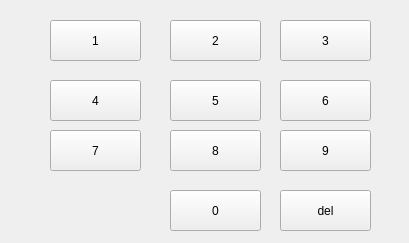
<?xml version="1.0" encoding="UTF-8"?>
<ui version="4.0">
 <class>KeyUI</class>
 <widget class="QWidget" name="KeyUI">
  <property name="geometry">
   <rect>
    <x>0</x>
    <y>0</y>
    <width>409</width>
    <height>243</height>
   </rect>
  </property>
  <property name="windowTitle">
   <string>Form</string>
  </property>
  <widget class="mypushbutton" name="pushButton_1">
   <property name="geometry">
    <rect>
     <x>50</x>
     <y>20</y>
     <width>91</width>
     <height>41</height>
    </rect>
   </property>
   <property name="focusPolicy">
    <enum>Qt::NoFocus</enum>
   </property>
   <property name="text">
    <string>1</string>
   </property>
  </widget>
  <widget class="mypushbutton" name="pushButton_2">
   <property name="geometry">
    <rect>
     <x>170</x>
     <y>20</y>
     <width>91</width>
     <height>41</height>
    </rect>
   </property>
   <property name="focusPolicy">
    <enum>Qt::NoFocus</enum>
   </property>
   <property name="text">
    <string>2</string>
   </property>
  </widget>
  <widget class="mypushbutton" name="pushButton_3">
   <property name="geometry">
    <rect>
     <x>280</x>
     <y>20</y>
     <width>91</width>
     <height>41</height>
    </rect>
   </property>
   <property name="focusPolicy">
    <enum>Qt::NoFocus</enum>
   </property>
   <property name="text">
    <string>3</string>
   </property>
  </widget>
  <widget class="mypushbutton" name="pushButton_4">
   <property name="geometry">
    <rect>
     <x>50</x>
     <y>80</y>
     <width>91</width>
     <height>41</height>
    </rect>
   </property>
   <property name="focusPolicy">
    <enum>Qt::NoFocus</enum>
   </property>
   <property name="text">
    <string>4</string>
   </property>
  </widget>
  <widget class="mypushbutton" name="pushButton_5">
   <property name="geometry">
    <rect>
     <x>170</x>
     <y>80</y>
     <width>91</width>
     <height>41</height>
    </rect>
   </property>
   <property name="focusPolicy">
    <enum>Qt::NoFocus</enum>
   </property>
   <property name="text">
    <string>5</string>
   </property>
  </widget>
  <widget class="mypushbutton" name="pushButton_6">
   <property name="geometry">
    <rect>
     <x>280</x>
     <y>80</y>
     <width>91</width>
     <height>41</height>
    </rect>
   </property>
   <property name="focusPolicy">
    <enum>Qt::NoFocus</enum>
   </property>
   <property name="text">
    <string>6</string>
   </property>
  </widget>
  <widget class="mypushbutton" name="pushButton_7">
   <property name="geometry">
    <rect>
     <x>50</x>
     <y>130</y>
     <width>91</width>
     <height>41</height>
    </rect>
   </property>
   <property name="focusPolicy">
    <enum>Qt::NoFocus</enum>
   </property>
   <property name="text">
    <string>7</string>
   </property>
  </widget>
  <widget class="mypushbutton" name="pushButton_8">
   <property name="geometry">
    <rect>
     <x>170</x>
     <y>130</y>
     <width>91</width>
     <height>41</height>
    </rect>
   </property>
   <property name="focusPolicy">
    <enum>Qt::NoFocus</enum>
   </property>
   <property name="text">
    <string>8</string>
   </property>
  </widget>
  <widget class="mypushbutton" name="pushButton_9">
   <property name="geometry">
    <rect>
     <x>280</x>
     <y>130</y>
     <width>91</width>
     <height>41</height>
    </rect>
   </property>
   <property name="focusPolicy">
    <enum>Qt::NoFocus</enum>
   </property>
   <property name="text">
    <string>9</string>
   </property>
  </widget>
  <widget class="mypushbutton" name="pushButton_0">
   <property name="geometry">
    <rect>
     <x>170</x>
     <y>190</y>
     <width>91</width>
     <height>41</height>
    </rect>
   </property>
   <property name="focusPolicy">
    <enum>Qt::NoFocus</enum>
   </property>
   <property name="text">
    <string>0</string>
   </property>
  </widget>
  <widget class="mypushbutton" name="pushButton_10">
   <property name="geometry">
    <rect>
     <x>280</x>
     <y>190</y>
     <width>91</width>
     <height>41</height>
    </rect>
   </property>
   <property name="focusPolicy">
    <enum>Qt::NoFocus</enum>
   </property>
   <property name="text">
    <string>del</string>
   </property>
  </widget>
 </widget>
 <customwidgets>
  <customwidget>
   <class>mypushbutton</class>
   <extends>QPushButton</extends>
   <header location="global">mypushbutton.h</header>
  </customwidget>
 </customwidgets>
 <resources/>
 <connections/>
</ui>
